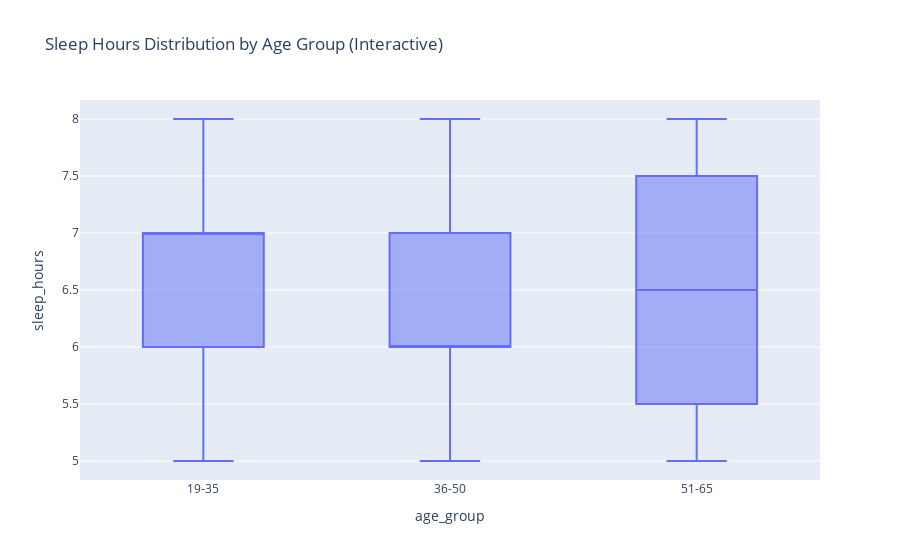

Source (notebook cell):
### Code cell
# Box plot: Sleep Hours by Age Group (interactive)
fig5 = px.box(df, x='age_group', y='sleep_hours',
              title='Sleep Hours Distribution by Age Group (Interactive)')
fig5.show()

### Figure 1 — Plotly figure (JSON) as saved in the notebook; plotly's stock layout.template omitted (floating-point values rounded to 4 significant figures)
{"data": [{"alignmentgroup": "True", "hovertemplate": "age_group=%{x}<br>sleep_hours=%{y}<extra></extra>", "legendgroup": "", "marker": {"color": "#636efa"}, "name": "", "notched": false, "offsetgroup": "", "orientation": "v", "showlegend": false, "type": "box", "x": ["19-35", "19-35", "19-35", "19-35", "19-35", "19-35", "19-35", "19-35", "19-35", "19-35", "19-35", "36-50", "36-50", "36-50", "36-50", "36-50", "36-50", "36-50", "36-50", "36-50", "36-50", "36-50", "36-50", "36-50", "36-50", "36-50", "51-65", "51-65", "51-65", "51-65", "19-35", "19-35", "19-35", "19-35", "19-35", "19-35", "19-35", "19-35", "19-35", "19-35", "19-35", "36-50", "36-50", "36-50", "36-50", "36-50", "36-50", "36-50", "36-50", "36-50", "36-50", "36-50", "36-50", "36-50", "36-50", "36-50", "51-65", "51-65", "51-65", "51-65", "19-35", "19-35", "19-35", "19-35", "19-35", "19-35", "19-35", "19-35", "19-35", "19-35", "19-35", "36-50", "36-50", "36-50", "36-50", "36-50", "36-50", "36-50", "36-50", "36-50", "36-50", "36-50", "36-50", "36-50", "36-50", "36-50", "51-65", "51-65", "51-65", "51-65", "19-35", "19-35", "19-35", "19-35", "19-35", "19-35", "19-35", "19-35", "19-35", "19-35"], "x0": " ", "xaxis": "x", "y": [7, 6, 8, 5, 7, 6, 7, 6, 8, 5, 7, 6, 8, 5, 7, 6, 7, 6, 8, 5, 7, 6, 8, 5, 7, 6, 7, 6, 8, 5, 7, 6, 8, 5, 7, 6, 7, 6, 8, 5, 7, 6, 8, 5, 7, 6, 7, 6, 8, 5, 7, 6, 8, 5, 7, 6, 7, 6, 8, 5, 7, 6, 8, 5, 7, 6, 7, 6, 8, 5, 7, 6, 8, 5, 7, 6, 7, 6, 8, 5, 7, 6, 8, 5, 7, 6, 7, 6, 8, 5, 7, 6, 8, 5, 7, 6, 7, 6, 8, 5], "y0": " ", "yaxis": "y"}], "layout": {"boxmode": "group", "legend": {"tracegroupgap": 0}, "title": {"text": "Sleep Hours Distribution by Age Group (Interactive)"}, "xaxis": {"anchor": "y", "domain": [0, 1], "title": {"text": "age_group"}}, "yaxis": {"anchor": "x", "domain": [0, 1], "title": {"text": "sleep_hours"}}}}
